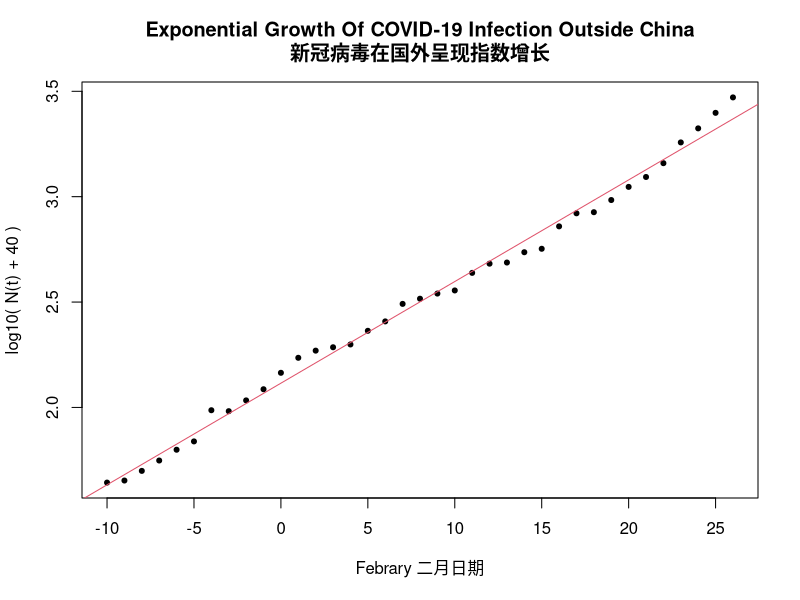

The R script that drew this image:
x=read.table("plot.txt",header=F);
png("plot.png",width=512,height=384);
plot(x$V1,x$V2,pch=20,xlab="Febrary 二月日期",ylab="log10( N(t) + 40 )",main="Exponential Growth Of COVID-19 Infection Outside China\n新冠病毒在国外呈现指数增长");
abline(lm(x$V2~x$V1),col=2);
dev.off();
